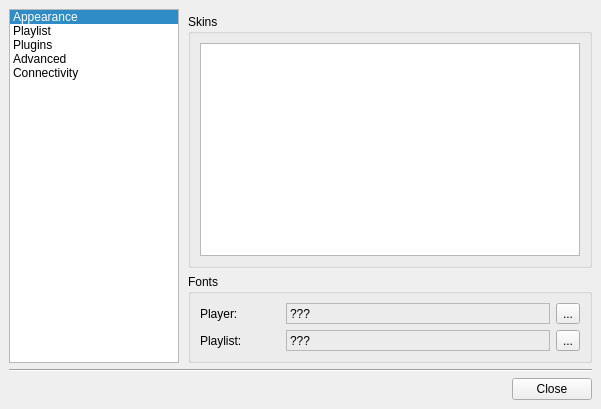
<ui version="4.0" >
 <class>ConfigDialog</class>
 <widget class="QDialog" name="ConfigDialog" >
  <property name="geometry" >
   <rect>
    <x>0</x>
    <y>0</y>
    <width>601</width>
    <height>409</height>
   </rect>
  </property>
  <property name="windowTitle" >
   <string>Qmmp Settings</string>
  </property>
  <layout class="QVBoxLayout" >
   <property name="spacing" >
    <number>6</number>
   </property>
   <property name="margin" >
    <number>9</number>
   </property>
   <item>
    <layout class="QHBoxLayout" >
     <property name="spacing" >
      <number>0</number>
     </property>
     <property name="margin" >
      <number>0</number>
     </property>
     <item>
      <widget class="QListWidget" name="contentsWidget" >
       <property name="sizePolicy" >
        <sizepolicy vsizetype="Expanding" hsizetype="Expanding" >
         <horstretch>0</horstretch>
         <verstretch>0</verstretch>
        </sizepolicy>
       </property>
       <property name="maximumSize" >
        <size>
         <width>170</width>
         <height>16777215</height>
        </size>
       </property>
       <property name="iconSize" >
        <size>
         <width>38</width>
         <height>38</height>
        </size>
       </property>
       <property name="movement" >
        <enum>QListView::Static</enum>
       </property>
       <property name="flow" >
        <enum>QListView::TopToBottom</enum>
       </property>
       <property name="isWrapping" stdset="0" >
        <bool>false</bool>
       </property>
       <property name="resizeMode" >
        <enum>QListView::Adjust</enum>
       </property>
       <property name="spacing" >
        <number>2</number>
       </property>
       <property name="viewMode" >
        <enum>QListView::ListMode</enum>
       </property>
       <property name="uniformItemSizes" >
        <bool>false</bool>
       </property>
       <property name="batchSize" >
        <number>100</number>
       </property>
       <property name="wordWrap" >
        <bool>false</bool>
       </property>
       <property name="currentRow" >
        <number>0</number>
       </property>
       <item>
        <property name="text" >
         <string>Appearance</string>
        </property>
        <property name="icon" >
         <iconset resource="../images/images.qrc" >
          <normaloff>:/interface.png</normaloff>:/interface.png</iconset>
        </property>
       </item>
       <item>
        <property name="text" >
         <string>Playlist</string>
        </property>
        <property name="icon" >
         <iconset resource="../images/images.qrc" >
          <normaloff>:/playlist.png</normaloff>:/playlist.png</iconset>
        </property>
       </item>
       <item>
        <property name="text" >
         <string>Plugins</string>
        </property>
        <property name="icon" >
         <iconset resource="../images/images.qrc" >
          <normaloff>:/plugins.png</normaloff>:/plugins.png</iconset>
        </property>
       </item>
       <item>
        <property name="text" >
         <string>Advanced</string>
        </property>
        <property name="icon" >
         <iconset resource="../images/images.qrc" >
          <normaloff>:/advanced.png</normaloff>:/advanced.png</iconset>
        </property>
       </item>
       <item>
        <property name="text" >
         <string>Connectivity</string>
        </property>
        <property name="icon" >
         <iconset resource="../images/images.qrc" >
          <normaloff>:/network.png</normaloff>:/network.png</iconset>
        </property>
       </item>
      </widget>
     </item>
     <item>
      <widget class="QStackedWidget" name="stackedWidget" >
       <property name="sizePolicy" >
        <sizepolicy vsizetype="Preferred" hsizetype="Preferred" >
         <horstretch>0</horstretch>
         <verstretch>0</verstretch>
        </sizepolicy>
       </property>
       <property name="frameShadow" >
        <enum>QFrame::Raised</enum>
       </property>
       <property name="currentIndex" >
        <number>0</number>
       </property>
       <widget class="QWidget" name="widget1" >
        <layout class="QVBoxLayout" >
         <property name="spacing" >
          <number>6</number>
         </property>
         <property name="leftMargin" >
          <number>9</number>
         </property>
         <property name="topMargin" >
          <number>5</number>
         </property>
         <property name="rightMargin" >
          <number>0</number>
         </property>
         <property name="bottomMargin" >
          <number>0</number>
         </property>
         <item>
          <widget class="QGroupBox" name="groupBox" >
           <property name="title" >
            <string>Skins</string>
           </property>
           <layout class="QVBoxLayout" >
            <property name="spacing" >
             <number>6</number>
            </property>
            <property name="margin" >
             <number>9</number>
            </property>
            <item>
             <widget class="QListWidget" name="listWidget" >
              <property name="alternatingRowColors" >
               <bool>true</bool>
              </property>
              <property name="movement" >
               <enum>QListView::Static</enum>
              </property>
              <property name="flow" >
               <enum>QListView::TopToBottom</enum>
              </property>
              <property name="viewMode" >
               <enum>QListView::ListMode</enum>
              </property>
              <property name="modelColumn" >
               <number>0</number>
              </property>
             </widget>
            </item>
           </layout>
          </widget>
         </item>
         <item>
          <widget class="QGroupBox" name="plGroupBox" >
           <property name="title" >
            <string>Fonts</string>
           </property>
           <layout class="QGridLayout" >
            <property name="margin" >
             <number>9</number>
            </property>
            <property name="spacing" >
             <number>6</number>
            </property>
            <item row="0" column="0" >
             <widget class="QLabel" name="label" >
              <property name="maximumSize" >
               <size>
                <width>80</width>
                <height>16777215</height>
               </size>
              </property>
              <property name="text" >
               <string>Player:</string>
              </property>
              <property name="alignment" >
               <set>Qt::AlignLeading|Qt::AlignLeft|Qt::AlignVCenter</set>
              </property>
             </widget>
            </item>
            <item row="1" column="0" >
             <widget class="QLabel" name="label_2" >
              <property name="maximumSize" >
               <size>
                <width>80</width>
                <height>16777215</height>
               </size>
              </property>
              <property name="text" >
               <string>Playlist:</string>
              </property>
              <property name="alignment" >
               <set>Qt::AlignLeading|Qt::AlignLeft|Qt::AlignVCenter</set>
              </property>
             </widget>
            </item>
            <item row="1" column="1" >
             <widget class="QLabel" name="plFontLabel" >
              <property name="frameShape" >
               <enum>QFrame::StyledPanel</enum>
              </property>
              <property name="frameShadow" >
               <enum>QFrame::Sunken</enum>
              </property>
              <property name="text" >
               <string>???</string>
              </property>
             </widget>
            </item>
            <item row="1" column="2" >
             <widget class="QToolButton" name="plFontButton" >
              <property name="text" >
               <string>...</string>
              </property>
             </widget>
            </item>
            <item row="0" column="1" >
             <widget class="QLabel" name="mainFontLabel" >
              <property name="frameShape" >
               <enum>QFrame::StyledPanel</enum>
              </property>
              <property name="frameShadow" >
               <enum>QFrame::Sunken</enum>
              </property>
              <property name="text" >
               <string>???</string>
              </property>
             </widget>
            </item>
            <item row="0" column="2" >
             <widget class="QToolButton" name="mainFontButton" >
              <property name="text" >
               <string>...</string>
              </property>
             </widget>
            </item>
           </layout>
          </widget>
         </item>
        </layout>
       </widget>
       <widget class="QWidget" name="page" >
        <layout class="QVBoxLayout" >
         <property name="topMargin" >
          <number>5</number>
         </property>
         <property name="rightMargin" >
          <number>0</number>
         </property>
         <property name="bottomMargin" >
          <number>0</number>
         </property>
         <item>
          <widget class="QGroupBox" name="groupBox_3" >
           <property name="title" >
            <string>Metadata</string>
           </property>
           <layout class="QGridLayout" >
            <property name="margin" >
             <number>9</number>
            </property>
            <property name="spacing" >
             <number>6</number>
            </property>
            <item row="0" column="0" >
             <widget class="QCheckBox" name="metadataCheckBox" >
              <property name="text" >
               <string>Load metadata from files</string>
              </property>
             </widget>
            </item>
           </layout>
          </widget>
         </item>
         <item>
          <widget class="QGroupBox" name="groupBox_2" >
           <property name="title" >
            <string>Song Display</string>
           </property>
           <layout class="QGridLayout" >
            <item row="0" column="0" >
             <widget class="QLabel" name="label_4" >
              <property name="text" >
               <string>Title format:</string>
              </property>
              <property name="alignment" >
               <set>Qt::AlignRight|Qt::AlignTrailing|Qt::AlignVCenter</set>
              </property>
             </widget>
            </item>
            <item row="0" column="1" >
             <widget class="QLineEdit" name="formatLineEdit" />
            </item>
            <item row="0" column="2" >
             <widget class="QToolButton" name="titleButton" >
              <property name="text" >
               <string>...</string>
              </property>
             </widget>
            </item>
            <item row="1" column="0" colspan="2" >
             <widget class="QCheckBox" name="underscoresCheckBox" >
              <property name="text" >
               <string>Convert underscores to blanks</string>
              </property>
             </widget>
            </item>
            <item row="2" column="0" colspan="2" >
             <widget class="QCheckBox" name="per20CheckBox" >
              <property name="text" >
               <string>Convert %20 to blanks</string>
              </property>
             </widget>
            </item>
            <item row="3" column="0" colspan="2" >
             <widget class="QCheckBox" name="fullPathCheckBox" >
              <property name="text" >
               <string>Show full path of a stream</string>
              </property>
             </widget>
            </item>
           </layout>
          </widget>
         </item>
         <item>
          <spacer>
           <property name="orientation" >
            <enum>Qt::Vertical</enum>
           </property>
           <property name="sizeHint" stdset="0" >
            <size>
             <width>387</width>
             <height>101</height>
            </size>
           </property>
          </spacer>
         </item>
        </layout>
       </widget>
       <widget class="QWidget" name="widget" >
        <layout class="QGridLayout" >
         <property name="leftMargin" >
          <number>9</number>
         </property>
         <property name="topMargin" >
          <number>5</number>
         </property>
         <property name="rightMargin" >
          <number>0</number>
         </property>
         <property name="bottomMargin" >
          <number>0</number>
         </property>
         <property name="spacing" >
          <number>6</number>
         </property>
         <item row="1" column="0" >
          <widget class="QPushButton" name="preferencesButton" >
           <property name="text" >
            <string>Preferences</string>
           </property>
          </widget>
         </item>
         <item row="1" column="1" >
          <widget class="QPushButton" name="informationButton" >
           <property name="text" >
            <string>Information</string>
           </property>
          </widget>
         </item>
         <item row="1" column="2" >
          <spacer>
           <property name="orientation" >
            <enum>Qt::Horizontal</enum>
           </property>
           <property name="sizeHint" stdset="0" >
            <size>
             <width>101</width>
             <height>20</height>
            </size>
           </property>
          </spacer>
         </item>
         <item row="0" column="0" colspan="3" >
          <widget class="QTabWidget" name="pluginsTab" >
           <property name="tabPosition" >
            <enum>QTabWidget::North</enum>
           </property>
           <property name="tabShape" >
            <enum>QTabWidget::Rounded</enum>
           </property>
           <property name="currentIndex" >
            <number>0</number>
           </property>
           <widget class="QWidget" name="Input" >
            <attribute name="title" >
             <string>Input</string>
            </attribute>
            <layout class="QHBoxLayout" >
             <property name="spacing" >
              <number>6</number>
             </property>
             <property name="margin" >
              <number>9</number>
             </property>
             <item>
              <widget class="QTableWidget" name="inputPluginTable" >
               <property name="selectionMode" >
                <enum>QAbstractItemView::SingleSelection</enum>
               </property>
               <property name="selectionBehavior" >
                <enum>QAbstractItemView::SelectRows</enum>
               </property>
               <property name="rowCount" >
                <number>0</number>
               </property>
               <property name="columnCount" >
                <number>0</number>
               </property>
              </widget>
             </item>
            </layout>
           </widget>
           <widget class="QWidget" name="Output" >
            <attribute name="title" >
             <string>Output</string>
            </attribute>
            <layout class="QHBoxLayout" >
             <property name="spacing" >
              <number>6</number>
             </property>
             <property name="margin" >
              <number>9</number>
             </property>
             <item>
              <widget class="QTableWidget" name="outputPluginTable" >
               <property name="selectionMode" >
                <enum>QAbstractItemView::SingleSelection</enum>
               </property>
               <property name="selectionBehavior" >
                <enum>QAbstractItemView::SelectRows</enum>
               </property>
              </widget>
             </item>
            </layout>
           </widget>
           <widget class="QWidget" name="tab" >
            <attribute name="title" >
             <string>Visualization</string>
            </attribute>
            <layout class="QHBoxLayout" >
             <item>
              <widget class="QTableWidget" name="visualPluginTable" >
               <property name="selectionMode" >
                <enum>QAbstractItemView::SingleSelection</enum>
               </property>
               <property name="selectionBehavior" >
                <enum>QAbstractItemView::SelectRows</enum>
               </property>
              </widget>
             </item>
            </layout>
           </widget>
           <widget class="QWidget" name="tab_2" >
            <attribute name="title" >
             <string>Effects</string>
            </attribute>
            <layout class="QVBoxLayout" >
             <item>
              <widget class="QTableWidget" name="effectPluginTable" >
               <property name="selectionBehavior" >
                <enum>QAbstractItemView::SelectRows</enum>
               </property>
               <property name="rowCount" >
                <number>0</number>
               </property>
              </widget>
             </item>
            </layout>
           </widget>
           <widget class="QWidget" name="tab_3" >
            <attribute name="title" >
             <string>General</string>
            </attribute>
            <layout class="QVBoxLayout" >
             <item>
              <widget class="QTableWidget" name="generalPluginTable" >
               <property name="selectionBehavior" >
                <enum>QAbstractItemView::SelectRows</enum>
               </property>
              </widget>
             </item>
            </layout>
           </widget>
          </widget>
         </item>
        </layout>
       </widget>
       <widget class="QWidget" name="page_2" >
        <layout class="QVBoxLayout" >
         <property name="leftMargin" >
          <number>9</number>
         </property>
         <property name="topMargin" >
          <number>5</number>
         </property>
         <property name="rightMargin" >
          <number>0</number>
         </property>
         <property name="bottomMargin" >
          <number>0</number>
         </property>
         <item>
          <widget class="QGroupBox" name="groupBox_6" >
           <property name="title" >
            <string>Audio</string>
           </property>
           <layout class="QVBoxLayout" >
            <item>
             <widget class="QCheckBox" name="softVolumeCheckBox" >
              <property name="text" >
               <string>Use software volume control</string>
              </property>
             </widget>
            </item>
           </layout>
          </widget>
         </item>
         <item>
          <widget class="QGroupBox" name="visibilityGroupBox" >
           <property name="title" >
            <string>Visibility Control</string>
           </property>
           <layout class="QVBoxLayout" >
            <item>
             <widget class="QCheckBox" name="hideOnCloseCheckBox" >
              <property name="text" >
               <string>Hide on close</string>
              </property>
             </widget>
            </item>
            <item>
             <widget class="QCheckBox" name="hiddenCheckBox" >
              <property name="text" >
               <string>Start hidden</string>
              </property>
             </widget>
            </item>
           </layout>
          </widget>
         </item>
         <item>
          <widget class="QGroupBox" name="groupBox_4" >
           <property name="title" >
            <string>File Dialog</string>
           </property>
           <layout class="QHBoxLayout" >
            <item>
             <widget class="QComboBox" name="fileDialogComboBox" />
            </item>
            <item>
             <widget class="QPushButton" name="fdInformationButton" >
              <property name="text" >
               <string>Information</string>
              </property>
             </widget>
            </item>
            <item>
             <spacer>
              <property name="orientation" >
               <enum>Qt::Horizontal</enum>
              </property>
              <property name="sizeHint" stdset="0" >
               <size>
                <width>40</width>
                <height>20</height>
               </size>
              </property>
             </spacer>
            </item>
           </layout>
          </widget>
         </item>
         <item>
          <spacer>
           <property name="orientation" >
            <enum>Qt::Vertical</enum>
           </property>
           <property name="sizeHint" stdset="0" >
            <size>
             <width>387</width>
             <height>91</height>
            </size>
           </property>
          </spacer>
         </item>
        </layout>
       </widget>
       <widget class="QWidget" name="network" >
        <layout class="QVBoxLayout" >
         <property name="leftMargin" >
          <number>9</number>
         </property>
         <property name="topMargin" >
          <number>5</number>
         </property>
         <property name="rightMargin" >
          <number>0</number>
         </property>
         <property name="bottomMargin" >
          <number>0</number>
         </property>
         <item>
          <widget class="QGroupBox" name="groupBox_5" >
           <property name="title" >
            <string>Proxy</string>
           </property>
           <property name="flat" >
            <bool>false</bool>
           </property>
           <property name="checkable" >
            <bool>false</bool>
           </property>
           <layout class="QGridLayout" >
            <item row="0" column="0" colspan="2" >
             <widget class="QCheckBox" name="enableProxyCheckBox" >
              <property name="text" >
               <string>Enable proxy usage</string>
              </property>
             </widget>
            </item>
            <item row="1" column="0" >
             <widget class="QLabel" name="label_5" >
              <property name="text" >
               <string>Proxy host name:</string>
              </property>
              <property name="alignment" >
               <set>Qt::AlignRight|Qt::AlignTrailing|Qt::AlignVCenter</set>
              </property>
             </widget>
            </item>
            <item row="1" column="1" >
             <widget class="QLineEdit" name="hostLineEdit" />
            </item>
            <item row="2" column="0" >
             <widget class="QLabel" name="label_6" >
              <property name="text" >
               <string>Proxy port:</string>
              </property>
              <property name="alignment" >
               <set>Qt::AlignRight|Qt::AlignTrailing|Qt::AlignVCenter</set>
              </property>
             </widget>
            </item>
            <item row="2" column="1" >
             <widget class="QLineEdit" name="portLineEdit" />
            </item>
            <item row="3" column="0" colspan="2" >
             <widget class="QCheckBox" name="authProxyCheckBox" >
              <property name="text" >
               <string>Use authentication with proxy</string>
              </property>
             </widget>
            </item>
            <item row="4" column="0" >
             <widget class="QLabel" name="label_7" >
              <property name="text" >
               <string>Proxy user name:</string>
              </property>
              <property name="alignment" >
               <set>Qt::AlignRight|Qt::AlignTrailing|Qt::AlignVCenter</set>
              </property>
             </widget>
            </item>
            <item row="4" column="1" >
             <widget class="QLineEdit" name="proxyUserLineEdit" />
            </item>
            <item row="5" column="0" >
             <widget class="QLabel" name="label_8" >
              <property name="text" >
               <string>Proxy password:</string>
              </property>
              <property name="alignment" >
               <set>Qt::AlignRight|Qt::AlignTrailing|Qt::AlignVCenter</set>
              </property>
             </widget>
            </item>
            <item row="5" column="1" >
             <widget class="QLineEdit" name="proxyPasswLineEdit" >
              <property name="echoMode" >
               <enum>QLineEdit::Password</enum>
              </property>
             </widget>
            </item>
           </layout>
          </widget>
         </item>
         <item>
          <spacer>
           <property name="orientation" >
            <enum>Qt::Vertical</enum>
           </property>
           <property name="sizeHint" stdset="0" >
            <size>
             <width>20</width>
             <height>40</height>
            </size>
           </property>
          </spacer>
         </item>
        </layout>
       </widget>
      </widget>
     </item>
    </layout>
   </item>
   <item>
    <widget class="Line" name="line" >
     <property name="orientation" >
      <enum>Qt::Horizontal</enum>
     </property>
    </widget>
   </item>
   <item>
    <layout class="QHBoxLayout" >
     <property name="spacing" >
      <number>6</number>
     </property>
     <property name="margin" >
      <number>0</number>
     </property>
     <item>
      <spacer>
       <property name="orientation" >
        <enum>Qt::Horizontal</enum>
       </property>
       <property name="sizeHint" stdset="0" >
        <size>
         <width>341</width>
         <height>20</height>
        </size>
       </property>
      </spacer>
     </item>
     <item>
      <widget class="QPushButton" name="closeButton" >
       <property name="text" >
        <string>Close</string>
       </property>
      </widget>
     </item>
    </layout>
   </item>
  </layout>
 </widget>
 <resources>
  <include location="../images/images.qrc" />
 </resources>
 <connections>
  <connection>
   <sender>closeButton</sender>
   <signal>clicked()</signal>
   <receiver>ConfigDialog</receiver>
   <slot>accept()</slot>
   <hints>
    <hint type="sourcelabel" >
     <x>590</x>
     <y>364</y>
    </hint>
    <hint type="destinationlabel" >
     <x>316</x>
     <y>340</y>
    </hint>
   </hints>
  </connection>
  <connection>
   <sender>enableProxyCheckBox</sender>
   <signal>toggled(bool)</signal>
   <receiver>hostLineEdit</receiver>
   <slot>setEnabled(bool)</slot>
   <hints>
    <hint type="sourcelabel" >
     <x>305</x>
     <y>52</y>
    </hint>
    <hint type="destinationlabel" >
     <x>424</x>
     <y>82</y>
    </hint>
   </hints>
  </connection>
  <connection>
   <sender>enableProxyCheckBox</sender>
   <signal>toggled(bool)</signal>
   <receiver>portLineEdit</receiver>
   <slot>setEnabled(bool)</slot>
   <hints>
    <hint type="sourcelabel" >
     <x>506</x>
     <y>56</y>
    </hint>
    <hint type="destinationlabel" >
     <x>506</x>
     <y>116</y>
    </hint>
   </hints>
  </connection>
  <connection>
   <sender>authProxyCheckBox</sender>
   <signal>toggled(bool)</signal>
   <receiver>proxyUserLineEdit</receiver>
   <slot>setEnabled(bool)</slot>
   <hints>
    <hint type="sourcelabel" >
     <x>318</x>
     <y>142</y>
    </hint>
    <hint type="destinationlabel" >
     <x>326</x>
     <y>163</y>
    </hint>
   </hints>
  </connection>
  <connection>
   <sender>authProxyCheckBox</sender>
   <signal>toggled(bool)</signal>
   <receiver>proxyPasswLineEdit</receiver>
   <slot>setEnabled(bool)</slot>
   <hints>
    <hint type="sourcelabel" >
     <x>264</x>
     <y>138</y>
    </hint>
    <hint type="destinationlabel" >
     <x>334</x>
     <y>204</y>
    </hint>
   </hints>
  </connection>
 </connections>
</ui>
